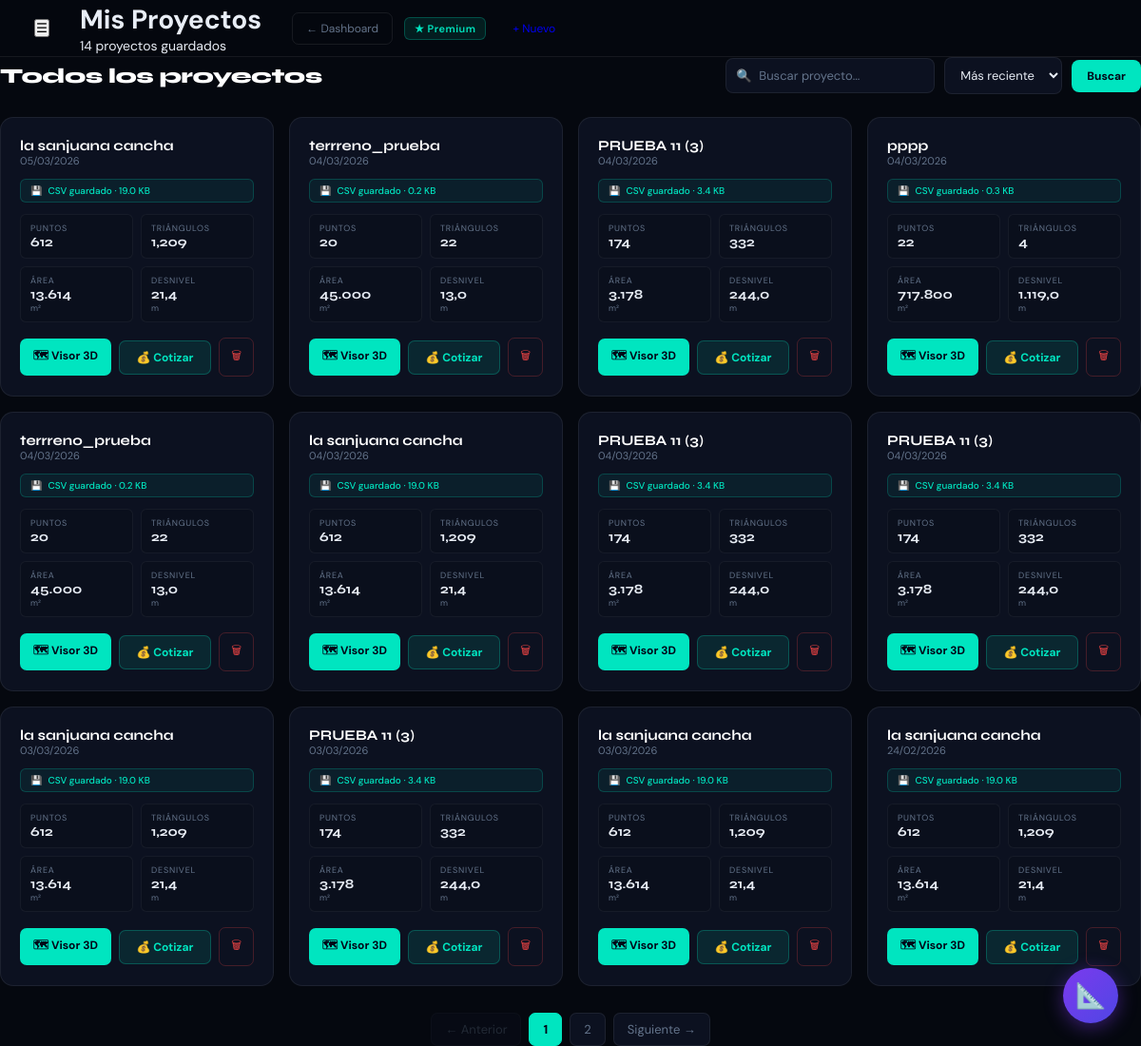
The page /mis_proyectos.php (signed in) on the database as committed earlier.
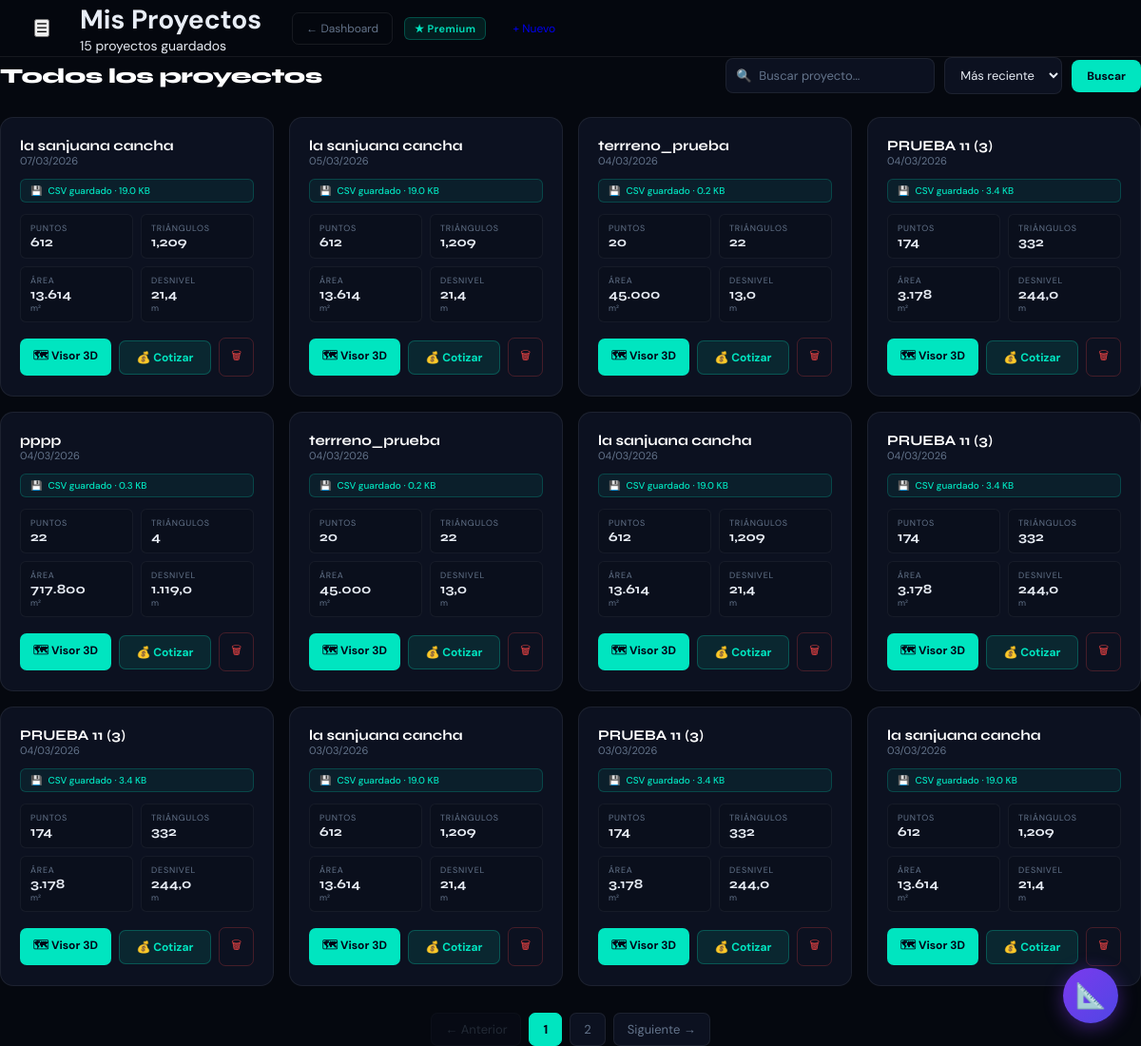
The same page on the database as committed later.
### tables this page shows
CREATE TABLE `archivos` (
  `id` int(11) NOT NULL,
  `proyecto_id` int(11) NOT NULL,
  `nombre` varchar(255) NOT NULL,
  `contenido` mediumtext NOT NULL,
  `tamano_kb` decimal(10,2) DEFAULT 0.00,
  `creado_en` timestamp NOT NULL DEFAULT current_timestamp()
);

CREATE TABLE `proyectos` (
  `id` int(11) NOT NULL,
  `usuario_id` int(11) NOT NULL,
  `nombre` varchar(200) NOT NULL DEFAULT 'Proyecto sin nombre',
  `descripcion` text DEFAULT NULL,
  `archivo_nombre` varchar(255) DEFAULT NULL,
  `total_puntos` int(11) DEFAULT 0,
  `total_triangulos` int(11) DEFAULT 0,
  `area_m2` decimal(18,4) DEFAULT 0.0000,
  `perimetro_m` decimal(18,4) DEFAULT 0.0000,
  `volumen_m3` decimal(18,4) DEFAULT 0.0000,
  `cota_min` decimal(10,4) DEFAULT 0.0000,
  `cota_max` decimal(10,4) DEFAULT 0.0000,
  `desnivel` decimal(10,4) DEFAULT 0.0000,
  `centroide_x` decimal(14,6) DEFAULT 0.000000,
  `centroide_y` decimal(14,6) DEFAULT 0.000000,
  `centroide_z` decimal(10,4) DEFAULT 0.0000,
  `estado` enum('borrador','completo','archivado') DEFAULT 'borrador',
  `creado_en` timestamp NOT NULL DEFAULT current_timestamp(),
  `actualizado_en` timestamp NOT NULL DEFAULT current_timestamp() ON UPDATE current_timestamp()
);

### mis_proyectos.php (the view, shortened to what this page needs)
<?php
$usuarioId   = $_SESSION['usuario_id'];
$usuarioPlan = $_SESSION['usuario_plan'] ?? 'free';
$db          = getDB();
$busqueda  = trim($_GET['q']     ?? '');
$orden     = in_array($_GET['orden'] ?? '', ['creado_en','nombre','area_m2','total_puntos'])
             ? $_GET['orden'] : 'creado_en';
$dir       = ($_GET['dir'] ?? 'desc') === 'asc' ? 'ASC' : 'DESC';
$pagina    = max(1, (int)($_GET['p'] ?? 1));
$porPagina = 12;
$offset    = ($pagina - 1) * $porPagina;
$where  = "WHERE p.usuario_id = :uid";
$params = [':uid' => $usuarioId];
$total = $db->prepare("SELECT COUNT(*) FROM proyectos p $where");
$total->execute($params);
$totalProyectos = $total->fetchColumn();
$totalPaginas   = max(1, ceil($totalProyectos / $porPagina));
$stmt = $db->prepare("
    SELECT p.*,
           c.total AS cotizacion_total,
           IF(a.id IS NOT NULL, 1, 0) AS tiene_csv,
           a.tamano_kb AS csv_kb
    FROM proyectos p
    LEFT JOIN cotizaciones c ON c.proyecto_id = p.id
    LEFT JOIN archivos a     ON a.proyecto_id = p.id
    $where
    ORDER BY p.{$orden} {$dir}
    LIMIT :limit OFFSET :offset
");
$params[':limit']  = $porPagina;
$params[':offset'] = $offset;
$stmt->execute($params);
$proyectos = $stmt->fetchAll();
function fmtNum($n, $dec = 2) { return number_format((float)$n, $dec, ',', '.'); }
function fmtFecha($f) { return date('d/m/Y', strtotime($f)); }
?>
<!DOCTYPE html>
<html lang="es">
<head>
    <link rel="stylesheet" href="css/dashboard.css">
    <link rel="stylesheet" href="css/responsive.css">
</head>
<body>
<main class="main-content" id="mainContent">
    <header class="topbar">
        <button class="menu-btn" id="menuBtn">☰</button>
        <div class="topbar-title">
            <h1>Mis Proyectos</h1>
            <span class="topbar-date">
                <?= $totalProyectos ?> proyecto<?= $totalProyectos != 1 ? 's' : '' ?> guardado<?= $totalProyectos != 1 ? 's' : '' ?>
            </span>
        </div>
        <div class="topbar-right">
            <a href="dashboard.php" style="font-size:12px;padding:8px 14px;text-decoration:none;border:1px solid rgba(255,255,255,0.08);border-radius:7px;color:#64748b;transition:all .2s;display:inline-flex;align-items:center;gap:5px;">← Dashboard</a>
            <div class="topbar-plan <?= $usuarioPlan ?>">
                <?= $usuarioPlan === 'premium' ? '★ Premium' : '◈ Free' ?>
            </div>
            <a href="proyecto.php" class="btn-primary" style="font-size:12px;padding:8px 16px;text-decoration:none;">+ Nuevo</a>
        </div>
    </header>
    <div class="content">
        <div class="page-header">
            <h2>Todos los proyectos</h2>
            <form class="search-bar" method="GET" action="">
                <div class="search-input-wrap">
                    <span class="search-icon">🔍</span>
                    <input type="text" name="q" class="search-input"
                           placeholder="Buscar proyecto..."
                           value="<?= htmlspecialchars($busqueda) ?>">
                </div>
                <select name="orden" class="select-orden" onchange="this.form.submit()">
                    <option value="creado_en"    <?= $orden==='creado_en'    ? 'selected':'' ?>>Más reciente</option>
                </select>
                <button type="submit" class="btn-open" style="width:auto;padding:9px 16px;border-radius:8px;">Buscar</button>
            </form>
        </div>
        <div class="projects-grid">
            <?php if (empty($proyectos)): ?>
            <div class="empty-projects">
                <div class="icon">📁</div>
                <h3><?= $busqueda ? 'Sin resultados' : 'Aún no tienes proyectos' ?></h3>
                <p><?= $busqueda
                    ? "No encontramos proyectos con «{$busqueda}»."
                    : "Carga tu primer archivo CSV en el módulo 3D<br>y guarda el proyecto para verlo aquí." ?></p>
                <a href="proyecto.php">→ Ir al módulo 3D</a>
            </div>
            <?php else: foreach ($proyectos as $p): ?>
            <div class="project-card">
                <div>
                    <div class="project-name" title="<?= htmlspecialchars($p['nombre']) ?>">
                        <?= htmlspecialchars($p['nombre']) ?>
                    </div>
                    <div class="project-date"><?= fmtFecha($p['creado_en']) ?></div>
                </div>
                <div class="csv-badge <?= $p['tiene_csv'] ? 'csv-ok' : 'csv-missing' ?>">
                    <?php if ($p['tiene_csv']): ?>
                        <span>💾</span> CSV guardado · <?= number_format($p['csv_kb'], 1) ?> KB
                    <?php else: ?>
                        <span>⚠️</span> Sin archivo CSV guardado
                    <?php endif; ?>
                </div>
                <div class="project-metrics">
                    <div class="pm">
                        <div class="pm-label">Puntos</div>
                        <div class="pm-val"><?= number_format($p['total_puntos']) ?></div>
                    </div>
                    <div class="pm">
                        <div class="pm-label">Triángulos</div>
                        <div class="pm-val"><?= number_format($p['total_triangulos']) ?></div>
                    </div>
                    <div class="pm">
                        <div class="pm-label">Área</div>
                        <div class="pm-val"><?= fmtNum($p['area_m2'], 0) ?></div>
                        <div class="pm-unit">m²</div>
                    </div>
                    <div class="pm">
                        <div class="pm-label">Desnivel</div>
                        <div class="pm-val"><?= fmtNum($p['desnivel'] ?? 0, 1) ?></div>
                        <div class="pm-unit">m</div>
                    </div>
                </div>
                <div class="project-footer">
                    <?php if ($p['tiene_csv']): ?>
                    <a href="proyecto.php?cargar=<?= $p['id'] ?>" class="btn-open">🗺 Visor 3D</a>
                    <a href="cotizacion.php?proyecto=<?= $p['id'] ?>" class="btn-cot">💰 Cotizar</a>
                    <?php else: ?>
                    <a href="proyecto.php" class="btn-open btn-open-nocsv">↑ Subir CSV</a>
                    <?php endif; ?>
                    <button class="btn-del"
                            data-id="<?= $p['id'] ?>"
                            data-nombre="<?= htmlspecialchars($p['nombre']) ?>">🗑</button>
                </div>
            </div>
            <?php endforeach; endif; ?>
        </div>
        <?php if ($totalPaginas > 1): ?>
        <div class="pagination">
            <a href="?p=<?= $pagina-1 ?>&q=<?= urlencode($busqueda) ?>&orden=<?= $orden ?>"
               class="page-btn <?= $pagina <= 1 ? 'disabled' : '' ?>">← Anterior</a>
            <?php for ($i = max(1,$pagina-2); $i <= min($totalPaginas,$pagina+2); $i++): ?>
            <a href="?p=<?= $i ?>&q=<?= urlencode($busqueda) ?>&orden=<?= $orden ?>"
               class="page-btn <?= $i === $pagina ? 'active' : '' ?>"><?= $i ?></a>
            <?php endfor; ?>
            <a href="?p=<?= $pagina+1 ?>&q=<?= urlencode($busqueda) ?>&orden=<?= $orden ?>"
               class="page-btn <?= $pagina >= $totalPaginas ? 'disabled' : '' ?>">Siguiente →</a>
        </div>
        <?php endif; ?>
    </div>
</main>
    <link rel="stylesheet" href="css/chatbot.css">
</body>
</html>

### css/dashboard.css (style rules this page uses)
:root { --bg: #05080f; --surface: #0c1120; --surface2: #0a0f1c; --border: rgba(255,255,255,0.07); --border-h: rgba(255,255,255,0.13); --accent: #00e5c0; --accent2: #3b82f6; --accent3: #8b5cf6; --accent4: #f59e0b; --text: #e8edf5; --muted: #64748b; --topbar-h: 60px; }
*, *::before, *::after { margin:0; padding:0; box-sizing:border-box; }
html, body { height:100%; }
body { background: var(--bg); color: var(--text); font-family: "DM Sans", sans-serif; font-size: 14px; min-height: 100vh; }
.topbar { position: sticky; top: 0; z-index: 100; height: var(--topbar-h); background: rgba(5, 8, 15, 0.85); border-bottom: 1px solid var(--border); backdrop-filter: blur(16px); -webkit-backdrop-filter: blur(16px); display: flex; align-items: center; padding: 0 clamp(16px, 3vw, 40px); gap: 32px; }
.topbar-right { display: flex; align-items: center; gap: 12px; flex-shrink: 0; }
.topbar-plan { font-size: 11px; font-weight: 600; padding: 4px 10px; border-radius: 6px; letter-spacing: .5px; }
.topbar-plan.premium { background: rgba(0,229,192,.1); border: 1px solid rgba(0,229,192,.25); color: var(--accent); }

Rows that differ between the two databases and show on the page:
no longer on this page (row unchanged): archivos: proyecto.nombre "la sanjuana cancha", proyecto.creado_en "24/02/2026", tamano_kb "19.0", proyecto.total_puntos "612", proyecto.total_triangulos "1,209", proyecto.area_m2 "13.614", proyecto.desnivel "21,4"
added archivos: proyecto.nombre "la sanjuana cancha", proyecto.creado_en "07/03/2026", tamano_kb "19.0", proyecto.total_puntos "612", proyecto.total_triangulos "1,209", proyecto.area_m2 "13.614", proyecto.desnivel "21,4"
Other text that changed with them:
$totalProyectos: "14" → "15"
